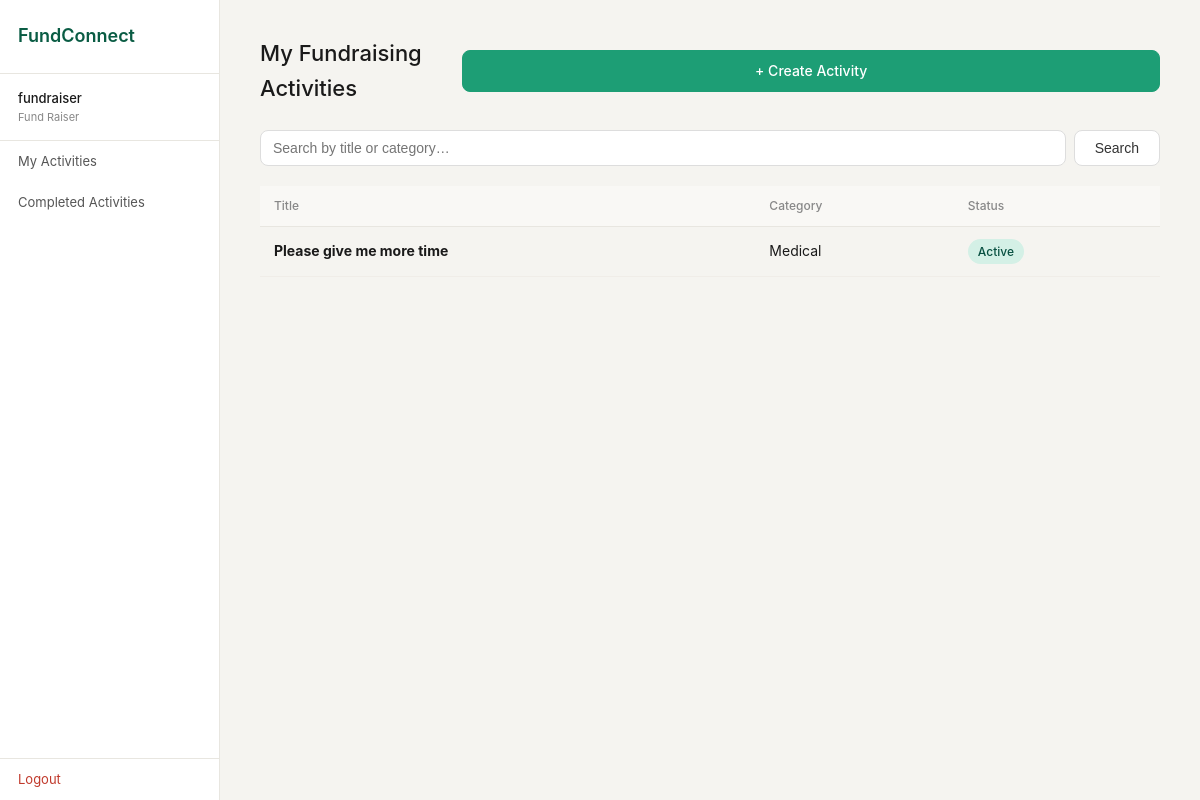
/fundraiser/activities (signed in), run on an earlier commit of the app's database.
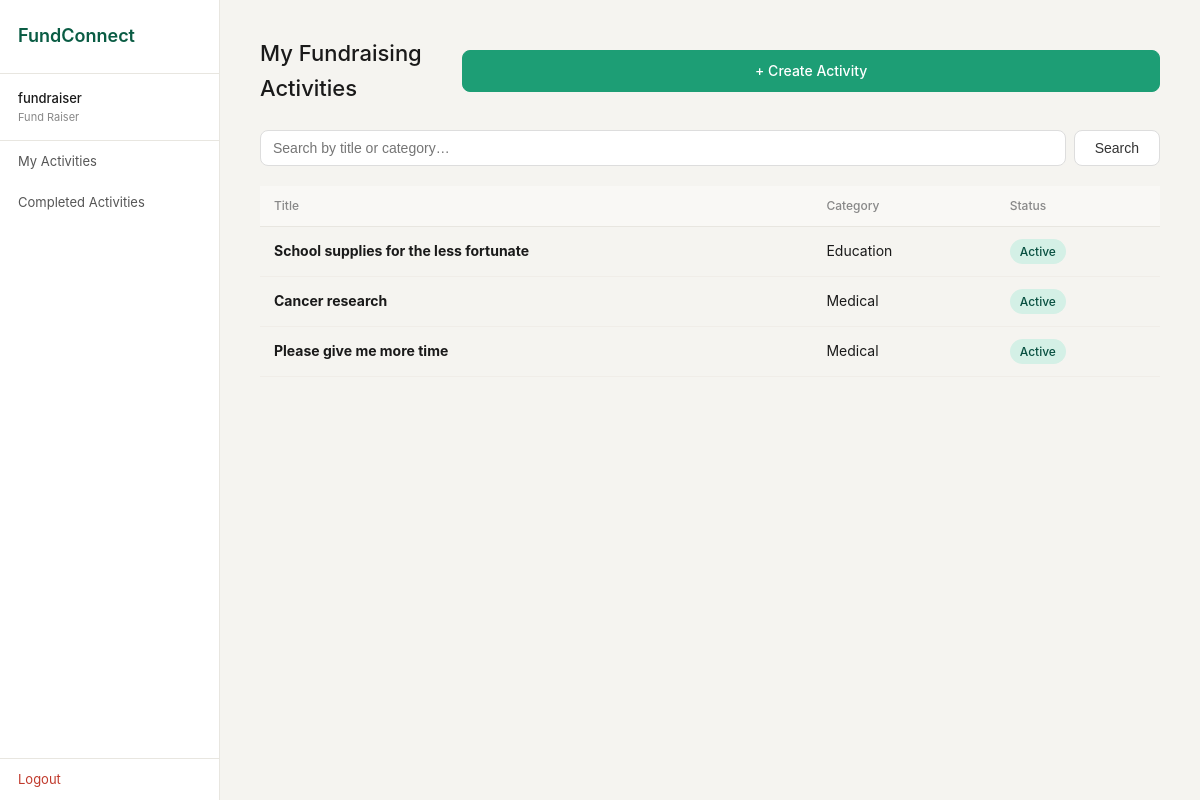
And on a later commit of the database.
### tables this page shows
CREATE TABLE fundraising_activity (
                id              INTEGER PRIMARY KEY AUTOINCREMENT,
                title           TEXT NOT NULL,
                description     TEXT,
                target_amount   REAL NOT NULL,
                amount_raised   REAL DEFAULT 0,
                category_id     INTEGER REFERENCES fra_category(id),
                deadline        TEXT NOT NULL,
                status          TEXT NOT NULL DEFAULT 'Active',
                fundraiser_id   INTEGER REFERENCES user_account(id),
                view_count      INTEGER DEFAULT 0,
                shortlist_count INTEGER DEFAULT 0,
                created_at      TEXT DEFAULT (datetime('now'))
            );

CREATE TABLE fra_category (
                id          INTEGER PRIMARY KEY AUTOINCREMENT,
                name        TEXT NOT NULL UNIQUE,
                description TEXT,
                created_at  TEXT DEFAULT (datetime('now'))
            );

### boundary/app.py (the view)
@app.route("/fundraiser/activities")
def fr_activities():
    if "user_id" not in session or session["role"] != "Fund Raiser":
        return redirect(url_for("login"))
    q = request.args.get("q", "").strip()
    result = FundraisingActivityController.list_activities(session["user_id"], q or None)
    return render_template("fr_activities.html", activities=result["data"], q=q)

### boundary/templates/fr_activities.html (shortened to what this page needs)
{% extends "base.html" %}
{% block content %}
<div class="page-header">
  <h1 class="page-title">My Fundraising Activities</h1>
  <a href="{{ url_for('fr_activity_create') }}" class="btn btn-primary">+ Create Activity</a>
</div>
<form method="GET" style="margin-bottom: 20px; display: flex; gap: 8px;">
  <input type="text" name="q" value="{{ q }}" placeholder="Search by title or category…"
         style="flex: 1; padding: 9px 12px; border-radius: 8px; border: 1px solid #ddd; font-size: 14px;">
  <button class="btn" type="submit">Search</button>
</form>
{% if activities %}
<div class="table-wrap">
  <table>
    <thead>
      <tr>
        <th>Title</th>
        <th>Category</th>
        <th>Status</th>
      </tr>
    </thead>
    <tbody>
      {% for a in activities %}
      <tr style="cursor: pointer;"
          onclick="window.location='{{ url_for('fr_activity_view', aid=a.id) }}'">
        <td><strong>{{ a.title }}</strong></td>
        <td>{{ a.category_name or '—' }}</td>
        <td><span class="badge badge-active">{{ a.status }}</span></td>
      </tr>
      {% endfor %}
    </tbody>
  </table>
</div>
{% endif %}
{% endblock %}

What changed in the data, as far as the page shows it:
added fundraising_activity: title "School supplies for the less fortunate", name "Education", status "Active"
added fundraising_activity: title "Cancer research", name "Medical", status "Active"
